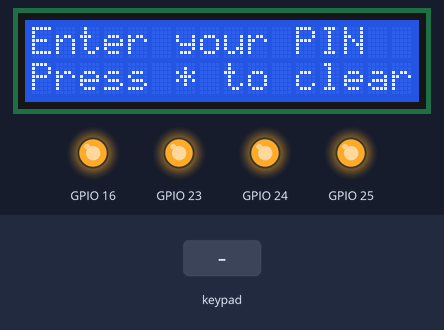
Bench run of a program on a simulated Raspberry Pi (BCM pin numbers). Parts: 16×2 character LCD, output pins drawn as LEDs (lit = HIGH). The inputs (shaded band) are chosen by the test bench. Library files of the repository ran but are not shown: PCF8574.py, Adafruit_LCD1602.py; what the program prints to the terminal is not drawn. At 9.8 s the program stops and its outputs stay as they are.

Above: at 1.4 s.
1.5 s: keypad keys 1 2 3 4 pressed 0.4 s apart
At 4.1 s:
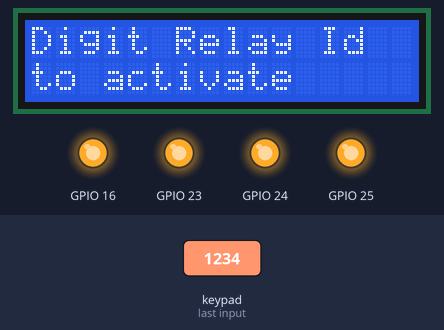
4.6 s: key '1' pressed
At 5.9 s:
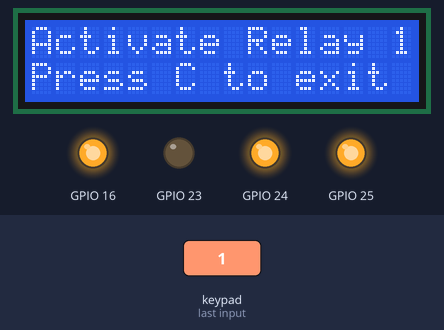
6.2 s: keypad keys 1 2 3 4 # pressed 0.4 s apart
At 7.13 s:
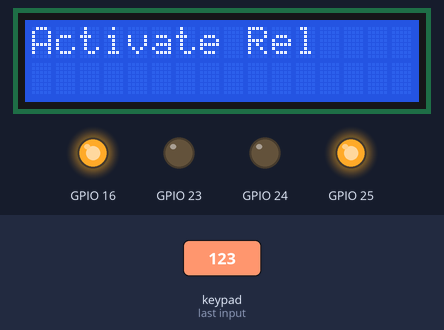
9.7 s: key 'C' pressed
At 10.9 s:
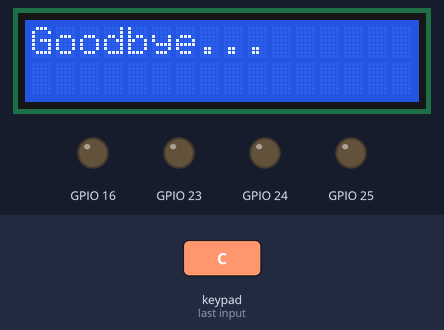
Timing chart, 0 to 11.3 s (numbered marks = the images above; inputs shaded):
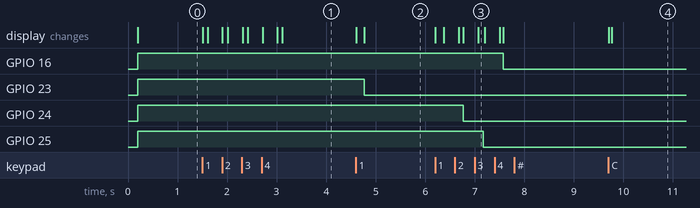

The program:

activate_relay_via_pin_code.py
```python
#!/usr/bin/env python3
# -*- coding: utf-8 -*-

"""
This Python script activate_relay_via_pin_code.py implements a relay activation mechanism
only after successful authentication via PIN code that inserted with the key pad.

MIT License

Raspberry Pi - Access via Smart Card TS-CNS

Copyright (c) 2020 Antonio Musarra's Blog - https://www.dontesta.it

Permission is hereby granted, free of charge, to any person obtaining a copy of
this software and associated documentation files (the "Software"), to deal in the
Software without restriction, including without limitation the rights to use,
copy, modify, merge, publish, distribute, sublicense, and/or sell copies of the
Software, and to permit persons to whom the Software is furnished to do so,
subject to the following conditions:
The above copyright notice and this permission notice shall be included in all
copies or substantial portions of the Software.

THE SOFTWARE IS PROVIDED "AS IS", WITHOUT WARRANTY OF ANY KIND, EXPRESS OR
IMPLIED, INCLUDING BUT NOT LIMITED TO THE WARRANTIES OF MERCHANTABILITY,
FITNESS FOR A PARTICULAR PURPOSE AND NONINFRINGEMENT. IN NO EVENT SHALL THE
AUTHORS OR COPYRIGHT HOLDERS BE LIABLE FOR ANY CLAIM, DAMAGES OR OTHER LIABILITY,
WHETHER IN AN ACTION OF CONTRACT, TORT OR OTHERWISE, ARISING FROM, OUT OF OR IN
CONNECTION WITH THE SOFTWARE OR THE USE OR OTHER DEALINGS IN THE SOFTWARE.
"""

__author__ = "Antonio Musarra"
__copyright__ = "Copyright 2020 Antonio Musarra's Blog"
__credits__ = ["Antonio Musarra"]
__version__ = "1.0.0"
__license__ = "MIT"
__maintainer__ = "Antonio Musarra"
__email__ = "antonio.musarra@gmail.com"
__status__ = "Development"

from pad4pi import rpi_gpio
from modules.PCF8574 import PCF8574_GPIO
from modules.Adafruit_LCD1602 import Adafruit_CharLCD

import RPi.GPIO as GPIO
import time
import sys

# Check I2C address via command i2cdetect -y 1
PCF8574_address = 0x27  # I2C address of the PCF8574 chip.
PCF8574A_address = 0x3F  # I2C address of the PCF8574A chip.

# Create PCF8574 GPIO adapter.
try:
    mcp = PCF8574_GPIO(PCF8574_address)
except:
    try:
        mcp = PCF8574_GPIO(PCF8574A_address)
    except:
        print('I2C Address Error !')
        exit(1)

# Create LCD, passing in MCP GPIO adapter.
lcd = Adafruit_CharLCD(pin_rs=0, pin_e=2, pins_db=[4, 5, 6, 7], GPIO=mcp)

KEYPAD = [
    [1, 2, 3, "A"],
    [4, 5, 6, "B"],
    [7, 8, 9, "C"],
    ["*", 0, "#", "D"]
]

ROW_PINS = [18, 12, 20, 21]  # BCM numbering
COL_PINS = [10, 22, 27, 17]  # BCM numbering

# Dictionary of relationship between relay identification and BCM pin
dict_relay_bcm = {
    1: 23,
    2: 24,
    3: 25,
    4: 16
}

entered_pin = ""
entered_pin_is_ok = False
correct_pin = "1234"


# Activate the relay
def activate_relay(relay_id):
    if 1 <= relay_id <= 4:
        lcd.clear()
        lcd.message("Activate Relay " + str(relay_id) + "\n")
        lcd.message("Press C to exit")

        GPIO.output(dict_relay_bcm[relay_id], GPIO.LOW)

        print(f"Activate Relay {str(relay_id)}")


# Check entered PIN code
def check_pin(key):
    global entered_pin, correct_pin

    if len(entered_pin) == len(correct_pin) or key == "#":
        if entered_pin == correct_pin:
            correct_pin_entered()
        else:
            incorrect_pin_entered()


# CleanUp the resources
def cleanup():
    global keypad

    lcd.clear()
    lcd.message("Goodbye...\n")
    lcd.backlight = False
    keypad.cleanup()


# Display info on corrected PIN code and exit
def correct_pin_entered():
    global entered_pin_is_ok

    entered_pin_is_ok = True

    lcd.clear()
    lcd.message("Access granted\n")
    lcd.message("Accepted PIN\n")

    print("PIN accepted. Access granted.")

    select_relay_to_activate()


# Construct the entered PIN code
def digit_entered(key):
    global entered_pin, correct_pin, entered_pin_is_ok

    if entered_pin_is_ok:
        activate_relay(key)
    else:
        entered_pin += str(key)
        print(entered_pin)

        lcd.clear()
        lcd.message("PIN: " + entered_pin + "\n")
        lcd.message("# to confirm")

        check_pin(key)


# Display info on in-corrected PIN code and exit
def incorrect_pin_entered():
    lcd.clear()
    lcd.message("Access denied\n")
    lcd.message("Incorrect PIN\n")

    print("Incorrect PIN. Access denied.")

    time.sleep(5)
    cleanup()
    sys.exit()


# Initialize the I2C LCD 1602 Display
def initialize_lcd():
    mcp.output(3, 1)  # turn on LCD backlight
    lcd.begin(16, 2)  # set number of LCD lines and columns

    lcd.message("Enter your PIN\n")
    lcd.message("Press * to clear")


# Initialize the GPIO for the relay module
def initialize_relay():
    for relay_id, bcm_value in dict_relay_bcm.items():
        GPIO.setup(bcm_value, GPIO.OUT, initial=GPIO.HIGH)


# Manage no PIN code key
def non_digit_entered(key):
    global entered_pin

    if key == "C":
        cleanup()
        sys.exit()

    if not entered_pin_is_ok and key == "*" and len(entered_pin) > 0:
        entered_pin = entered_pin[:-1]

        lcd.clear()
        lcd.message("PIN: " + entered_pin + "\n")
        lcd.message("# to confirm")

        print(entered_pin)

    if not entered_pin_is_ok and key == "#" and len(entered_pin) > 0:
        check_pin(key)


# Display selected relay to activate
def select_relay_to_activate():
    lcd.clear()
    lcd.message("Digit Relay Id\n")
    lcd.message("to activate")

    print("Which relay do you want activate/deactivate (1,2,3,4)?")


# Press handler key
def key_pressed(key):
    try:
        int_key = int(key)
        if 0 <= int_key <= 9:
            digit_entered(key)
    except ValueError:
        non_digit_entered(key)


try:
    factory = rpi_gpio.KeypadFactory()
    keypad = factory.create_keypad(keypad=KEYPAD, row_pins=ROW_PINS, col_pins=COL_PINS)

    keypad.registerKeyPressHandler(key_pressed)

    initialize_lcd()
    initialize_relay()

    print("Enter your PIN:")
    print("Press * to clear previous digit.")
    print("Press # to confirm.")
    print("Press C to exit.")

    while True:
        time.sleep(1)
except KeyboardInterrupt:
    print("Goodbye")
finally:
    cleanup()
```

Measured:
- after the input at 1.5 s, the display: first changes at once (image 1 shows a later state)
- after the input at 4.6 s, GPIO 23: HIGH → LOW after 0.17 s; the display: first changes at once (image 2 shows a later state)
- after the input at 6.2 s, GPIO 16: HIGH → LOW after 1.4 s; GPIO 24: HIGH → LOW after 0.57 s; GPIO 25: HIGH → LOW after 0.97 s; the display: first changes at once (image 3 shows a later state)
- after the input at 9.7 s, the display: first changes at once (image 4 shows a later state)
